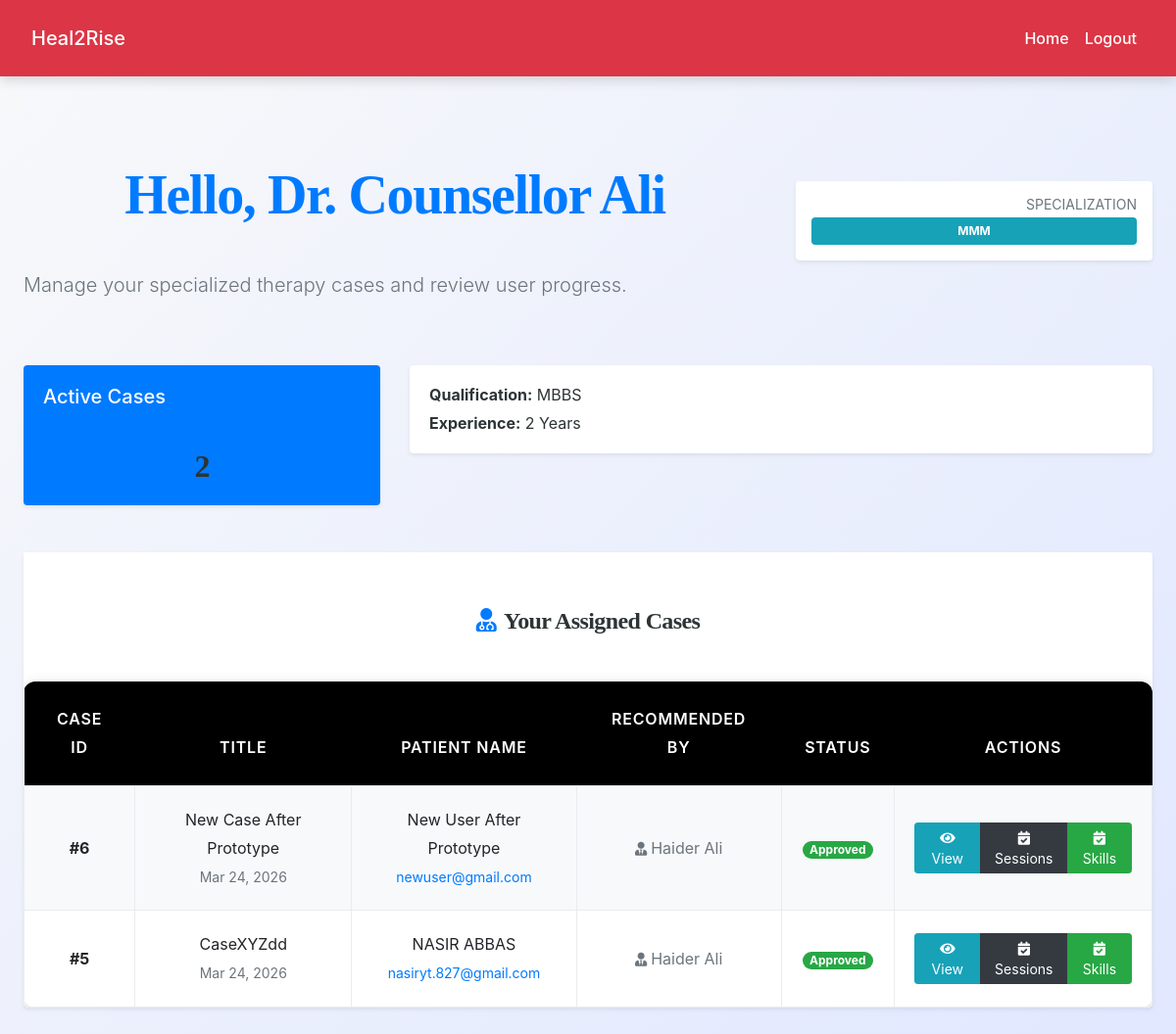
The page /counselor/dashboard.php (signed in) on the database its author committed.
### tables this page shows
CREATE TABLE `counselors` (
  `id` int(11) NOT NULL,
  `full_name` varchar(100) NOT NULL,
  `email` varchar(100) NOT NULL,
  `phone` varchar(20) DEFAULT NULL,
  `password_hash` varchar(255) NOT NULL,
  `qualification` text DEFAULT NULL,
  `experience_years` int(11) DEFAULT 0,
  `specialization` varchar(100) DEFAULT NULL,
  `status` enum('active','inactive') DEFAULT 'active',
  `created_at` datetime DEFAULT current_timestamp()
);

CREATE TABLE `cases` (
  `id` int(11) NOT NULL,
  `case_title` varchar(255) NOT NULL,
  `description` text NOT NULL,
  `user_id` int(11) NOT NULL,
  `assigned_ngo_id` int(11) DEFAULT NULL,
  `assigned_staff_id` int(11) DEFAULT NULL,
  `status` enum('pending','approved','rejected','closed') NOT NULL DEFAULT 'pending',
  `problem_category` text DEFAULT NULL,
  `severity` varchar(50) DEFAULT NULL,
  `risk_level` varchar(50) DEFAULT NULL,
  `created_at` datetime DEFAULT current_timestamp(),
  `closed_at` datetime DEFAULT NULL
);

CREATE TABLE `users` (
  `id` int(11) NOT NULL,
  `name` varchar(255) DEFAULT NULL,
  `email` varchar(255) NOT NULL,
  `password` varchar(255) NOT NULL,
  `phone` varchar(50) DEFAULT NULL,
  `emergency_contact` varchar(255) DEFAULT NULL,
  `role` enum('user','counselor','psychiatrist') NOT NULL DEFAULT 'user',
  `gender` varchar(50) DEFAULT NULL,
  `age` int(11) DEFAULT NULL,
  `status` enum('active','pending','blocked') DEFAULT 'pending',
  `created_at` datetime DEFAULT current_timestamp()
);

CREATE TABLE `team_members` (
  `id` int(11) NOT NULL,
  `full_name` varchar(100) NOT NULL,
  `email` varchar(100) NOT NULL,
  `phone` varchar(20) DEFAULT NULL,
  `password_hash` varchar(255) NOT NULL,
  `designation` varchar(50) NOT NULL,
  `qualification` text DEFAULT NULL,
  `experience_years` int(11) DEFAULT 0,
  `status` enum('active','inactive') DEFAULT 'active',
  `created_at` datetime DEFAULT current_timestamp()
);

### counselor/dashboard.php (the view, shortened to what this page needs)
<?php
include('../config.php');
$counselor_id = $_SESSION["id"];
$counselor_name = $_SESSION["name"];
$stmt = $conn->prepare("SELECT specialization, qualification, experience_years, phone FROM counselors WHERE id = ?");
$stmt->bind_param("i", $counselor_id);
$stmt->execute();
$profile = $stmt->get_result()->fetch_assoc();
$query = "
    SELECT c.id, c.case_title, c.status, c.created_at,
           u.name AS user_name, u.email AS user_email,
           tm.full_name AS recommended_by_staff
    FROM case_counselor cc
    JOIN cases c ON cc.case_id = c.id
    JOIN users u ON c.user_id = u.id
    JOIN team_members tm ON cc.recommended_by = tm.id
    WHERE cc.counselor_id = ?
    ORDER BY c.created_at DESC
";
$stmt = $conn->prepare($query);
$stmt->bind_param("i", $counselor_id);
$stmt->execute();
$cases_result = $stmt->get_result();
?>
<!DOCTYPE html>
<html lang="en">
<head>
    <link rel="stylesheet" href="https://cdn.jsdelivr.net/npm/bootstrap@4.6.2/dist/css/bootstrap.min.css">
    <link rel="stylesheet" href="https://cdnjs.cloudflare.com/ajax/libs/font-awesome/5.15.4/css/all.min.css">
    <link rel="stylesheet" href="../css/style.css">
</head>
<body class="bg-light">
<?php include('navbar.php'); ?>
<div class="container py-5">
    <div class="row mb-5 align-items-center">
        <div class="col-md-8">
            <h1 class="display-4 font-weight-bold text-primary">Hello, Dr. <?= htmlspecialchars($counselor_name) ?></h1>
            <p class="lead text-muted">Manage your specialized therapy cases and review user progress.</p>
        </div>
        <div class="col-md-4 text-right">
            <div class="card border-0 shadow-sm bg-white p-3">
                <h6 class="text-uppercase text-muted mb-1 small">Specialization</h6>
                <span class="badge badge-info p-2"><?= htmlspecialchars($profile['specialization'] ?? 'General') ?></span>
            </div>
        </div>
    </div>
    <div class="row mb-5">
        <div class="col-md-4">
            <div class="card border-0 shadow-sm bg-primary text-white">
                <div class="card-body">
                    <h5>Active Cases</h5>
                    <h2 class="mb-0"><?= $cases_result->num_rows ?></h2>
                </div>
            </div>
        </div>
        <div class="col-md-8">
            <div class="card border-0 shadow-sm">
                <div class="card-body py-3 d-flex justify-content-between align-items-center">
                    <div>
                        <strong>Qualification:</strong> <?= htmlspecialchars($profile['qualification']) ?><br>
                        <strong>Experience:</strong> <?= htmlspecialchars($profile['experience_years']) ?> Years
                    </div>
                </div>
            </div>
        </div>
    </div>
    <div class="card border-0 shadow-sm">
        <div class="card-header bg-white border-0 py-3">
            <h4 class="mb-0"><i class="fas fa-user-md mr-2 text-primary"></i>Your Assigned Cases</h4>
        </div>
        <div class="card-body p-0">
            <div class="table-responsive">
                <table class="table table-hover mb-0">
                    <thead class="bg-light">
                        <tr>
                            <th class="border-0">Case ID</th>
                            <th class="border-0">Title</th>
                            <th class="border-0">Patient Name</th>
                            <th class="border-0">Recommended By</th>
                            <th class="border-0">Status</th>
                            <th class="border-0 text-center">Actions</th>
                        </tr>
                    </thead>
                    <tbody>
                        <?php if ($cases_result->num_rows > 0): ?>
                            <?php while ($case = $cases_result->fetch_assoc()): ?>
                                <tr>
                                    <td class="align-middle"><strong>#<?= $case['id'] ?></strong></td>
                                    <td class="align-middle">
                                        <?= htmlspecialchars($case['case_title']) ?><br>
                                        <small class="text-muted"><?= date('M d, Y', strtotime($case['created_at'])) ?></small>
                                    </td>
                                    <td class="align-middle">
                                        <?= htmlspecialchars($case['user_name']) ?><br>
                                        <small class="text-primary"><?= htmlspecialchars($case['user_email']) ?></small>
                                    </td>
                                    <td class="align-middle text-muted">
                                        <i class="fas fa-user-tie mr-1 small"></i><?= htmlspecialchars($case['recommended_by_staff']) ?>
                                    </td>
                                    <td class="align-middle">
                                        <span class="badge badge-pill badge-<?= $case['status'] == 'closed' ? 'secondary' : 'success' ?>">
                                            <?= ucfirst($case['status']) ?>
                                        </span>
                                    </td>
                                    <td class="text-center align-middle">
                                        <div class="btn-group">
                                            <a href="view_case.php?id=<?= $case['id'] ?>" class="btn btn-sm btn-info" title="View Case">
                                                <i class="fas fa-eye"></i> View
                                            </a>
                                            <a href="manage_sessions.php?case_id=<?= $case['id'] ?>" class="btn btn-sm btn-dark" title="Sessions">
                                                <i class="fas fa-calendar-check"></i> Sessions
                                            </a>
                                            <a href="manage_programs.php?case_id=<?= $case['id'] ?>" class="btn btn-sm btn-success" title="Sessions">
                                                <i class="fas fa-calendar-check"></i> Skills
                                            </a>
                                        </div>
                                    </td>
                                </tr>
                            <?php endwhile; ?>
                        <?php endif; ?>
                    </tbody>
                </table>
            </div>
        </div>
    </div>
</div>
</body>
</html>

### css/style.css (style rules this page uses)
:root { --primary: #007bff; --secondary: #6c757d; --success: #28a745; --info: #17a2b8; --warning: #ffc107; --danger: #dc3545; --light: #f8f9fa; --dark: #2d3436; --accent: #ff6f61; --highlight: #6f42c1; --shadow: rgba(0, 0, 0, 0.15); --transition: all 0.3s ease-in-out; }
body { font-family: 'Inter', 'Segoe UI', Tahoma, Geneva, Verdana, sans-serif; background: linear-gradient(135deg, var(--light) 0%, #e0e7ff 100%); color: var(--dark); line-height: 1.8; margin: 0; padding: 0; min-height: 100vh; font-size: 16px; }
h1, h2, h3, h4 { text-align: center; margin: 2.5rem 0; font-family: 'Georgia', 'Times New Roman', serif; color: var(--dark); font-weight: 700; letter-spacing: -0.025em; }
h1 { font-size: 2.5rem; }
h2 { font-size: 2rem; }
h4 { font-size: 1.5rem; }
.container { max-width: 1200px; margin: 0 auto 3rem; padding: 0 1.5rem; }
.table { width: 100%; border-collapse: collapse; margin: 2rem 0; font-size: 1rem; background-color: #ffffff; border-radius: 12px; overflow: hidden; box-shadow: 0 4px 16px var(--shadow); transition: var(--transition); }
.table th, .table td { padding: 1.25rem; border: 1px solid #e9ecef; text-align: center; vertical-align: middle; }
.table thead th { background-color: rgb(0, 0, 0); color: white; font-weight: 600; text-transform: uppercase; letter-spacing: 0.05em; padding: 1.5rem; }
.table tbody tr { transition: var(--transition); }
.table tbody tr:nth-child(odd) { background-color: var(--light); }
a { color: var(--primary); text-decoration: none; font-weight: 500; transition: var(--transition); }

### rows shown on the page
counselors: specialization "MMM", qualification "MBBS", experience_years "2"
cases: id "6", case_title "New Case After Prototype", created_at "Mar 24, 2026", user.name "New User After Prototype", user.email "newuser@gmail.com", team_members.full_name "Haider Ali", status "Approved"
cases: id "5", case_title "CaseXYZdd", created_at "Mar 24, 2026", user.name "NASIR ABBAS", user.email "nasiryt.827@gmail.com", team_members.full_name "Haider Ali", status "Approved"

### other values the page prints
$counselor_name "Counsellor Ali"
$cases_result->num_rows "2"
